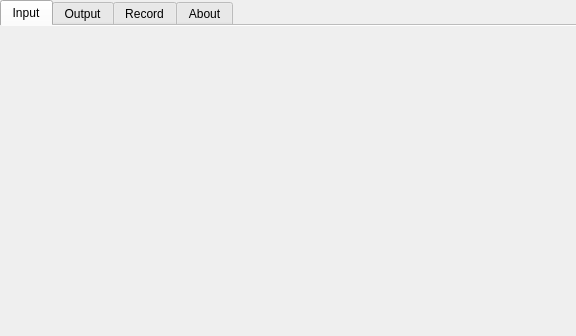
<?xml version="1.0" encoding="UTF-8"?>
<ui version="4.0">
 <class>ControlPanel</class>
 <widget class="QDialog" name="ControlPanel">
  <property name="geometry">
   <rect>
    <x>0</x>
    <y>0</y>
    <width>576</width>
    <height>336</height>
   </rect>
  </property>
  <property name="windowTitle">
   <string>&quot;VCS&quot; by Tarpeeksi Hyvae Soft - Control panel</string>
  </property>
  <layout class="QVBoxLayout" name="verticalLayout">
   <property name="spacing">
    <number>0</number>
   </property>
   <property name="leftMargin">
    <number>0</number>
   </property>
   <property name="topMargin">
    <number>0</number>
   </property>
   <property name="rightMargin">
    <number>0</number>
   </property>
   <property name="bottomMargin">
    <number>0</number>
   </property>
   <item>
    <widget class="QTabWidget" name="tabWidget">
     <property name="enabled">
      <bool>true</bool>
     </property>
     <property name="layoutDirection">
      <enum>Qt::LeftToRight</enum>
     </property>
     <property name="tabPosition">
      <enum>QTabWidget::North</enum>
     </property>
     <property name="tabShape">
      <enum>QTabWidget::Rounded</enum>
     </property>
     <property name="currentIndex">
      <number>0</number>
     </property>
     <property name="documentMode">
      <bool>true</bool>
     </property>
     <property name="movable">
      <bool>false</bool>
     </property>
     <widget class="QWidget" name="tab_input">
      <attribute name="title">
       <string>Input</string>
      </attribute>
      <layout class="QHBoxLayout" name="horizontalLayout_10">
       <property name="spacing">
        <number>0</number>
       </property>
       <property name="leftMargin">
        <number>9</number>
       </property>
       <property name="topMargin">
        <number>6</number>
       </property>
       <property name="rightMargin">
        <number>6</number>
       </property>
       <property name="bottomMargin">
        <number>6</number>
       </property>
      </layout>
     </widget>
     <widget class="QWidget" name="tab_output">
      <attribute name="title">
       <string>Output</string>
      </attribute>
      <layout class="QHBoxLayout" name="horizontalLayout_9">
       <property name="spacing">
        <number>4</number>
       </property>
       <property name="topMargin">
        <number>6</number>
       </property>
       <property name="rightMargin">
        <number>6</number>
       </property>
       <property name="bottomMargin">
        <number>6</number>
       </property>
      </layout>
     </widget>
     <widget class="QWidget" name="tab_record">
      <attribute name="title">
       <string>Record</string>
      </attribute>
      <layout class="QVBoxLayout" name="verticalLayout_12">
       <property name="leftMargin">
        <number>9</number>
       </property>
       <property name="topMargin">
        <number>6</number>
       </property>
       <property name="rightMargin">
        <number>6</number>
       </property>
       <property name="bottomMargin">
        <number>6</number>
       </property>
      </layout>
     </widget>
     <widget class="QWidget" name="tab_about">
      <attribute name="title">
       <string>About</string>
      </attribute>
      <layout class="QVBoxLayout" name="verticalLayout_5">
       <property name="spacing">
        <number>0</number>
       </property>
       <property name="leftMargin">
        <number>9</number>
       </property>
       <property name="topMargin">
        <number>9</number>
       </property>
       <property name="rightMargin">
        <number>9</number>
       </property>
       <property name="bottomMargin">
        <number>9</number>
       </property>
      </layout>
     </widget>
    </widget>
   </item>
  </layout>
 </widget>
 <tabstops>
  <tabstop>tabWidget</tabstop>
 </tabstops>
 <resources/>
 <connections/>
</ui>
